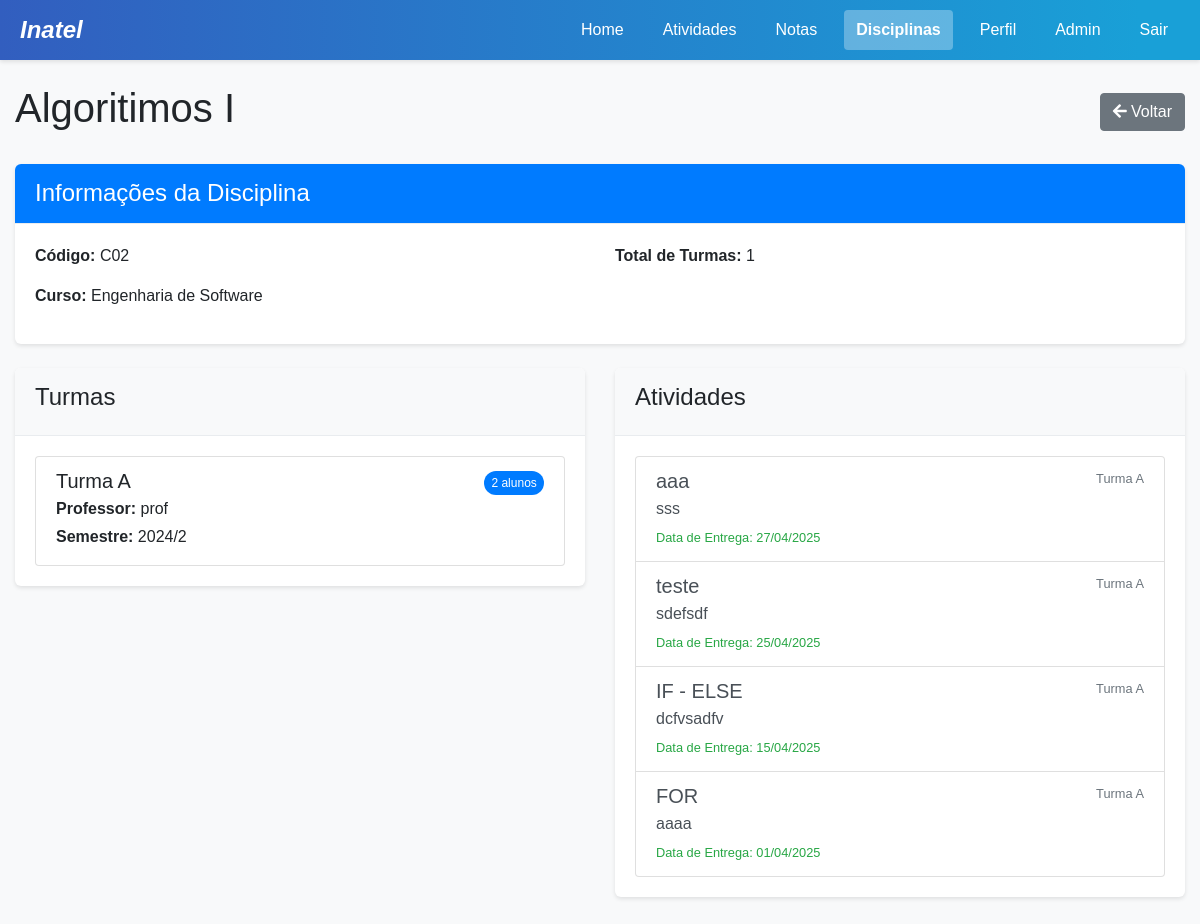
The page /disciplina/1/ (signed in) on the database as committed earlier.
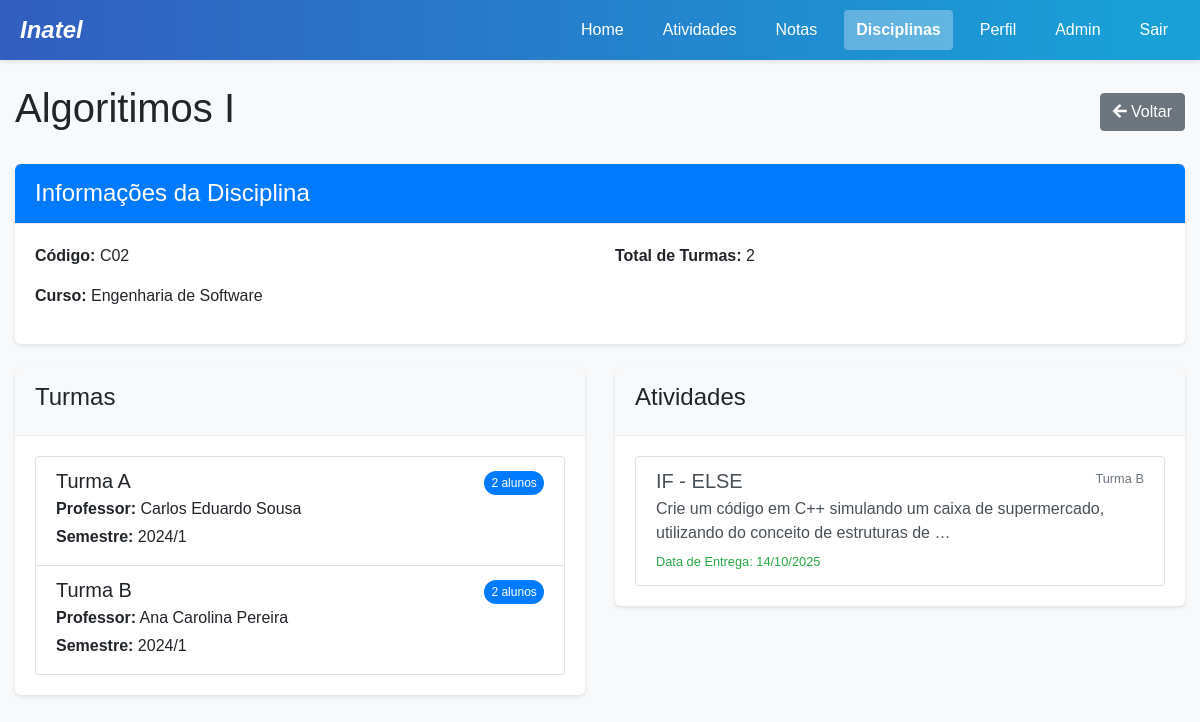
The same page on the database as committed later.
### project/models.py (models this page shows, shortened)
class Turma(models.Model):
    id = models.AutoField(primary_key=True)
    codigo = models.CharField(max_length=20)  # e.g. "A", "B", "C"
    disciplina = models.ForeignKey(Disciplina, on_delete=models.CASCADE, related_name='turmas')
    professor = models.ForeignKey(Professor, on_delete=models.CASCADE, related_name='turmas')
    semestre = models.ForeignKey(Semestre, on_delete=models.CASCADE, related_name='turmas')

class Professor(models.Model):
    idProfessor = models.AutoField(primary_key=True)
    nomeProf = models.CharField(max_length=100)
    emailProf = models.EmailField(unique=True)
    senhaProf = models.CharField(max_length=100)
    reset_token = models.CharField(max_length=100, null=True, blank=True)

class Semestre(models.Model):
    id = models.AutoField(primary_key=True)
    ano = models.IntegerField()
    periodo = models.IntegerField()  # 1 for first semester, 2 for second
    def __str__(self):
        return f"{self.ano}/{self.periodo}"

class Atividade(models.Model):
    id = models.AutoField(primary_key=True)
    titulo = models.CharField(max_length=100)
    descricao = models.TextField()
    dataEntrega = models.DateField()
    turma = models.ForeignKey(Turma, on_delete=models.CASCADE, related_name='atividades')
    competencias = models.ManyToManyField('Competencia', related_name='atividades', blank=True)

### project/views.py (the view)
    def wrapper(request, *args, **kwargs):
        if 'user_type' not in request.session or 'user_id' not in request.session:
            messages.error(request, "Você precisa estar logado para acessar esta página.")
            return redirect('login')
        user_type = request.session['user_type']
        user_id = request.session['user_id']
        try:
            if user_type == 'aluno':
                Aluno.objects.get(idAluno=user_id)
            elif user_type == 'professor':
                Professor.objects.get(idProfessor=user_id)
            elif user_type == 'coordenador':
                Coordenador.objects.get(id=user_id)
            elif user_type == 'admin':
                from .models import Admin
                Admin.objects.get(id=user_id)
            else:
                messages.error(request, "Tipo de usuário não reconhecido.")
                request.session.flush()
                return redirect('login')
        except Exception:
            messages.error(request, "Sua sessão expirou ou é inválida. Por favor, faça login novamente.")
            request.session.flush()
            return redirect('login')
        return view_func(request, *args, **kwargs)

### project/context_processors.py (called while the page is built)
def user_data(request):
    context = {
        'user_type': request.session.get('user_type'),
        'user_id': request.session.get('user_id'),
        'username': request.session.get('username'),
    }
    if 'user_type' in request.session:
        notificacoes = obter_notificacoes_usuario(request)
        context['notificacoes_nao_lidas'] = notificacoes.filter(lida=False)
        context['notificacoes_count'] = context['notificacoes_nao_lidas'].count()
    return context

### project/utils.py (called while the page is built)
def obter_notificacoes_usuario(request):
    from .models import Notificacao, Aluno, Professor, Coordenador, Admin
    user_type = request.session.get('user_type')
    user_id = request.session.get('user_id')
    if not user_type or not user_id:
        return Notificacao.objects.none()
    if user_type == 'aluno':
        return Notificacao.objects.filter(aluno_id=user_id)
    elif user_type == 'professor':
        return Notificacao.objects.filter(professor_id=user_id)
    elif user_type == 'coordenador':
        return Notificacao.objects.filter(coordenador_id=user_id)
    elif user_type == 'admin':
        return Notificacao.objects.filter(admin_id=user_id)
    return Notificacao.objects.none()

### project/templates/disciplina_detalhe.html (shortened to what the changed rows need)
<!DOCTYPE html>
<html lang="pt-br">
<head>
    {% load static %}
    <link rel="stylesheet" href="https://stackpath.bootstrapcdn.com/bootstrap/4.5.2/css/bootstrap.min.css">
    <link rel="stylesheet" href="{% static 'css/main.css' %}">
    <link rel="stylesheet" href="https://cdnjs.cloudflare.com/ajax/libs/font-awesome/5.15.3/css/all.min.css">
</head>
<body>
    <div class="container mt-4">
        <div class="d-flex justify-content-between align-items-center mb-4">
            <h1>{{ disciplina.nome }}</h1>
        </div>
        <div class="card mb-4">
            <div class="card-body">
                <div class="row">
                    <div class="col-md-6">
                        <p><strong>Total de Turmas:</strong> {{ turmas|length }}</p>
                    </div>
                </div>
            </div>
        </div>
        <div class="row">
            <div class="col-md-6">
                <div class="card mb-4">
                    <div class="card-body">
                        {% if turmas %}
                            <div class="list-group">
                                {% for turma in turmas %}
                                    <div class="list-group-item">
                                        <div class="d-flex justify-content-between align-items-center">
                                            <h5 class="mb-1">Turma {{ turma.codigo }}</h5>
                                            <span class="badge badge-primary badge-pill">{{ turma.matriculas.count }} alunos</span>
                                        </div>
                                        <p class="mb-1"><strong>Professor:</strong> {{ turma.professor.nomeProf }}</p>
                                        <p class="mb-1"><strong>Semestre:</strong> {{ turma.semestre }}</p>
                                    </div>
                                {% endfor %}
                            </div>
                        {% else %}
                            <div class="alert alert-info">
                                <p>Não há turmas disponíveis para esta disciplina.</p>
                            </div>
                        {% endif %}
                    </div>
                </div>
            </div>
            <div class="col-md-6">
                <div class="card mb-4">
                    <div class="card-body">
                        {% if atividades %}
                            <div class="list-group">
                                {% for atividade in atividades %}
                                    <a href="{% url 'atividade_detalhe' atividade.id %}" class="list-group-item list-group-item-action">
                                        <div class="d-flex w-100 justify-content-between">
                                            <h5 class="mb-1">{{ atividade.titulo }}</h5>
                                            <small class="text-muted">Turma {{ atividade.turma.codigo }}</small>
                                        </div>
                                        <p class="mb-1">{{ atividade.descricao|truncatechars:100 }}</p>
                                        <small class="text-{% if atividade.dataEntrega < today %}danger{% else %}success{% endif %}">
                                            Data de Entrega: {{ atividade.dataEntrega|date:"d/m/Y" }}
                                        </small>
                                    </a>
                                {% endfor %}
                            </div>
                        {% else %}
                            <div class="alert alert-info">
                                <p>Não há atividades cadastradas para esta disciplina.</p>
                            </div>
                        {% endif %}
                    </div>
                </div>
            </div>
        </div>
    </div>
</body>
</html>

Rows that differ between the two databases and show on the page:
removed Atividade: titulo "aaa", turma.codigo "A", descricao "sss", dataEntrega "27/04/2025"
removed Atividade: titulo "teste", turma.codigo "A", descricao "sdefsdf", dataEntrega "25/04/2025"
removed Atividade: titulo "FOR", turma.codigo "A", descricao "aaaa", dataEntrega "01/04/2025"
changed Turma: professor.nomeProf "prof" → "Carlos Eduardo Sousa"; semestre "2024/2" → "2024/1"
added Turma: codigo "B", matriculas.count "2", professor.nomeProf "Ana Carolina Pereira", semestre "2024/1"
changed Atividade "IF - ELSE": turma.codigo "A" → "B"; descricao "dcfvsadfv" → "Crie um código em C++ simulando um caixa de supermercado, utilizando do conceito de estruturas de …"; dataEntrega "15/04/2025" → "14/10/2025"
Other text that changed with them:
{{ turmas|length }}: "1" → "2"
